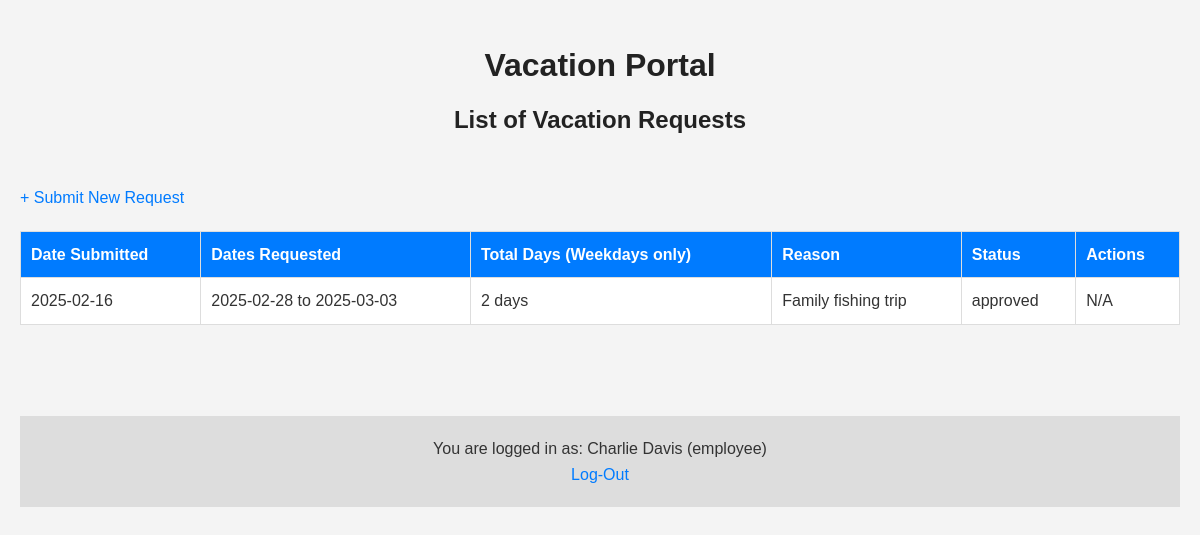
The app's page /vacationRequestsForm.php (signed in) with its own data.
### tables this page shows
CREATE TABLE `requests` (
  `id` int(11) NOT NULL AUTO_INCREMENT,
  `employee_code` int(11) NOT NULL,
  `start_date` date NOT NULL,
  `end_date` date NOT NULL,
  `reason` text NOT NULL,
  `status` enum('pending','approved','rejected') NOT NULL,
  `submitted_date` datetime DEFAULT CURRENT_TIMESTAMP,
  PRIMARY KEY (`id`),
  KEY `employee_code` (`employee_code`),
  CONSTRAINT `requests_ibfk_1` FOREIGN KEY (`employee_code`) REFERENCES `users` (`employee_code`) ON DELETE CASCADE
);

### src/utils.php (called while the page is built, shortened)
<?php
function getLoggedInUserInfo() {
    $fullName = htmlspecialchars($_SESSION['user_full_name'], ENT_QUOTES, 'UTF-8');
    $role = htmlspecialchars($_SESSION['user_role'], ENT_QUOTES, 'UTF-8');
    return "You are logged in as: " . $fullName . " (" . $role . ")";
}
function countWeekdays($start_date, $end_date) {
    $start = new DateTime($start_date);
    $end = new DateTime($end_date);
    $interval = new DateInterval('P1D');
    $dateRange = new DatePeriod($start, $interval, $end->modify('+1 day'));
    $weekdayCount = 0;
    foreach ($dateRange as $date) {
        if ($date->format('N') < 6) {
            $weekdayCount++;
        }
    }
    return $weekdayCount;
}
?>

### public/vacationRequestsForm.php (the view, shortened to what this page needs)
<?php
include __DIR__ . '/../src/config.php';
include __DIR__ . '/../src/utils.php';
$stmt = $connection->prepare("SELECT id, employee_code, start_date, end_date, reason, status, submitted_date FROM requests WHERE employee_code = ?");
$stmt->bind_param("i", $_SESSION['user_employee_code']);
$stmt->execute();
$result = $stmt->get_result();
?>
<!DOCTYPE html>
<html lang="en">
<head>
</head>
<body>
    <div class="main-title">
        <h1>Vacation Portal</h1>
        <h2>List of Vacation Requests</h2>
    </div>
    <br>
    <a href="requestSubmitionForm.php">+ Submit New Request</a>
    <?php if ($result->num_rows === 0): ?>
        <h2>No vacation requests found.</h2>
    <?php else: ?>
        <table border="1">
            <tr>
                <th>Date Submitted</th>
                <th>Dates Requested</th>
                <th>Total Days (Weekdays only)</th>
                <th>Reason</th>
                <th>Status</th>
                <th>Actions</th>
            </tr>
            <?php while ($row = $result->fetch_assoc()): ?>
            <tr>
                <td><?php echo date('Y-m-d', strtotime($row['submitted_date'])); ?></td>
                <td><?php echo htmlspecialchars($row['start_date']) . ' to ' . htmlspecialchars($row['end_date']); ?></td>
                <td><?php echo countWeekdays($row['start_date'], $row['end_date']) . " days"; ?></td>
                <td><?php echo htmlspecialchars($row['reason']); ?></td>
                <td><?php echo htmlspecialchars($row['status']); ?></td>
                <td>
                    <?php if ($row['status'] === 'pending'): ?>
                        <a href="deleteRequest.php?id=<?php echo $row['id']; ?>" onclick="return confirm('Are you sure you want to delete this request?');">Delete</a>
                    <?php else: ?>
                        N/A
                    <?php endif; ?>
                </td>
            </tr>
            <?php endwhile; ?>
        </table>
    <?php endif; ?>
    <br>
    <br>
    <footer>
        <div class="logout">
            <p><?php echo getLoggedInUserInfo(); ?></p>
            <a href="logout.php">Log-Out</a>
        </div>
    </footer>
</body>
</html>

### records on screen
requests: submitted_date "2025-02-16", start_date "2025-02-28", end_date "2025-03-03", countWeekdays($row['start_date'], $row['end_date']) "2", reason "Family fishing trip", status "approved", shows "N/A"

### other values on screen
getLoggedInUserInfo() "You are logged in as: Charlie Davis (employee)"
